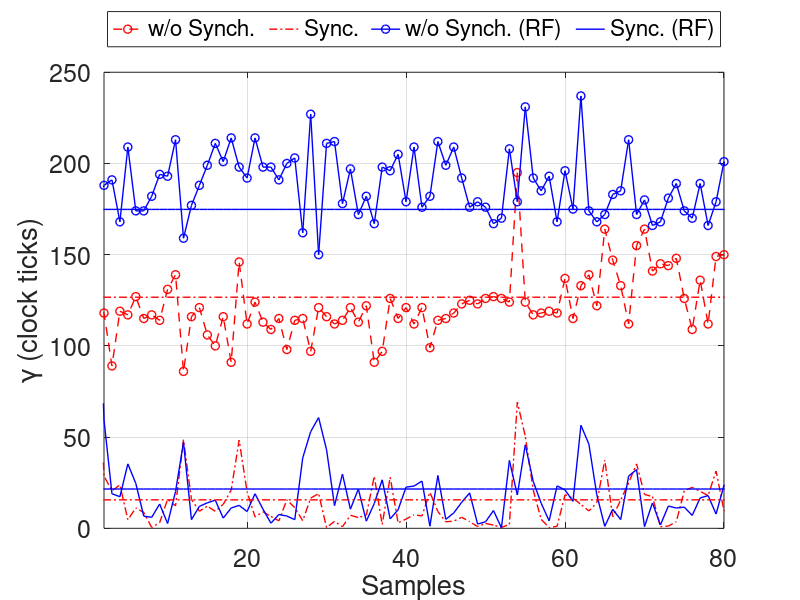

Recreate this plot in MATLAB.
clear all;
close all;
fid = fopen('testbed data/stable_voltage.txt','r');

Period = 7086.0;   % Period of the event
Elapsed = 0.0;  % The hardware time of the next event

alpha = 1.0;     % Integral gain
beta = 0.0001;

m=1;

while(~feof(fid))
  A = fgetl(fid);
  HC = hex2dec(A(1:4));     % Read hardware clock 
 
  Elapsed = HC;  % Expected next event time
   
  for k = 6:6
      
    HC = hex2dec(A(k*4+1:k*4+4));   % The hardware time of current event
    
    if(HC < Elapsed)
        Elapsed = HC + 2^16 - Elapsed;
    else
        Elapsed = HC - Elapsed;
    end
    
    E(m) = Period - Elapsed;             % The error between expected and actual time
    
    E1(m) = alpha*Elapsed - Period;
    alpha = alpha - beta*E1(m) ;    
    
    m=m+1;
    
    end
end

E = abs(E);
E1 = abs(E1);
E1(E1 > 65000) = [];
m1 = mean(E)
m2 = mean(E1)

hFig = figure(1);
plot(E,'r--o','LineWidth',1);
hold on
plot(E1,'r-.','LineWidth',1);
hold on

fid = fopen('testbed data/unstable_voltage.txt','r');


Period = 7118.0;   % Period of the event
Elapsed = 0.0;  % The hardware time of the next event

alpha = 1.0;     % Integral gain
beta = 0.0001;

m=1;

while(~feof(fid))
  A = fgetl(fid);
  HC = hex2dec(A(1:4));     % Read hardware clock 
 
  Elapsed = HC;  % Expected next event time
   
  for k = 6:6
      
    HC = hex2dec(A(k*4+1:k*4+4));   % The hardware time of current event
    
    if(HC < Elapsed)
        Elapsed = HC + 2^16 - Elapsed;
    else
        Elapsed = HC - Elapsed;
    end
    
    E(m) = Period - Elapsed;             % The error between expected and actual time
    
    E1(m) = alpha*Elapsed - Period;
    alpha = alpha - beta*E1(m);     
    
    m=m+1;
    
    end
end

E = abs(E);
E1 = abs(E1);
E1(E1 > 65000) = [];
m3 = mean(E)
m4 = mean(E1)

figure(1);
hold on
plot(E,'b-o','LineWidth',1);
hold on
plot(E1,'b','LineWidth',1);

hold on
plot(repmat(m1,numel(E),1),'r-.','LineWidth',1);
hold on
plot(repmat(m2,numel(E),1),'r-.','LineWidth',1);
hold on
plot(repmat(m3,numel(E),1),'b','LineWidth',1);
hold on
plot(repmat(m4,numel(E),1),'b','LineWidth',1);

xlim([2 80]);
ylim([0 250]);

xlabel('Samples');
ylabel('\gamma (clock ticks)');
%ylabel(sprintf('Synchronization error \n (clock ticks)'));
h_legend = legend('w/o Synch.', 'Sync.','w/o Synch. (RF)', 'Sync. (RF)',...
    'Orientation','horizontal','Location','northoutside');
set(h_legend,'FontSize',15);

set(gca,'FontSize',18);
set(hFig, 'Position', [0 0 600 400]);
grid on

% Save Figure
print(hFig,'synchronization_accuracy','-depsc2')